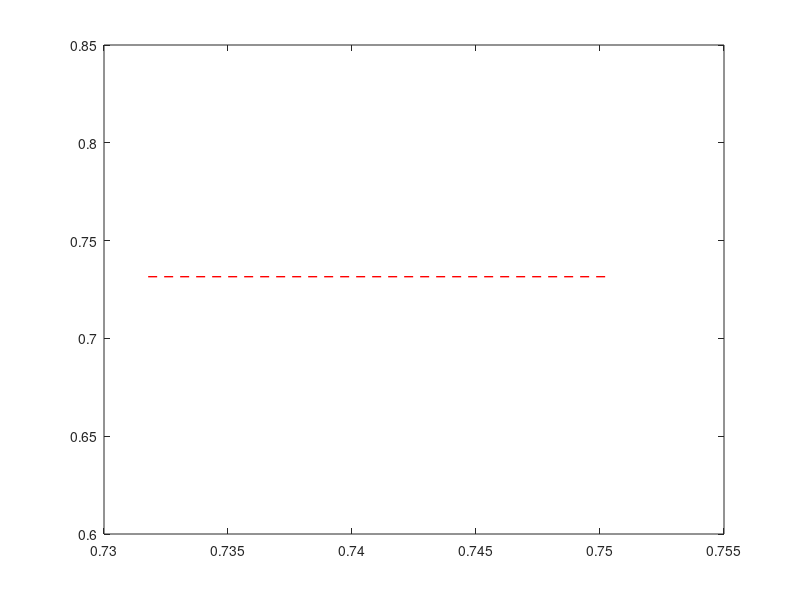

Write MATLAB code to recreate this figure.
%---------------------------------------------
%                fixpunkt.m
%
%  berechnet naeherungsweise einen Fixpunkt
%
% Gerd Rapin                    6.11.2003 
%----------------------------------------------

% Plot 1
x=linspace(0,1.5,50);
y=cos(x);
plot(x,x,x,y,'LineWidth',3),
axis([-0.1 1.5 -0.1 1.1]);
hold on;
pause; % stoppt bis eine Taste gedrueckt wird

% Anfangswert
z(1)=0.1;
% Iterationsschritte 
it_max=10;

for i=1:it_max
    z(i+1)=cos(z(i));
    plot([z(i) z(i)], [z(i) z(i+1)],'r--','LineWidth',1);
    pause;
    plot([z(i) z(i+1)],[z(i+1) z(i+1)],'r--','LineWidth',1);
    hold off;
    pause; % stoppt bis eine Taste gedrueckt wird
end;